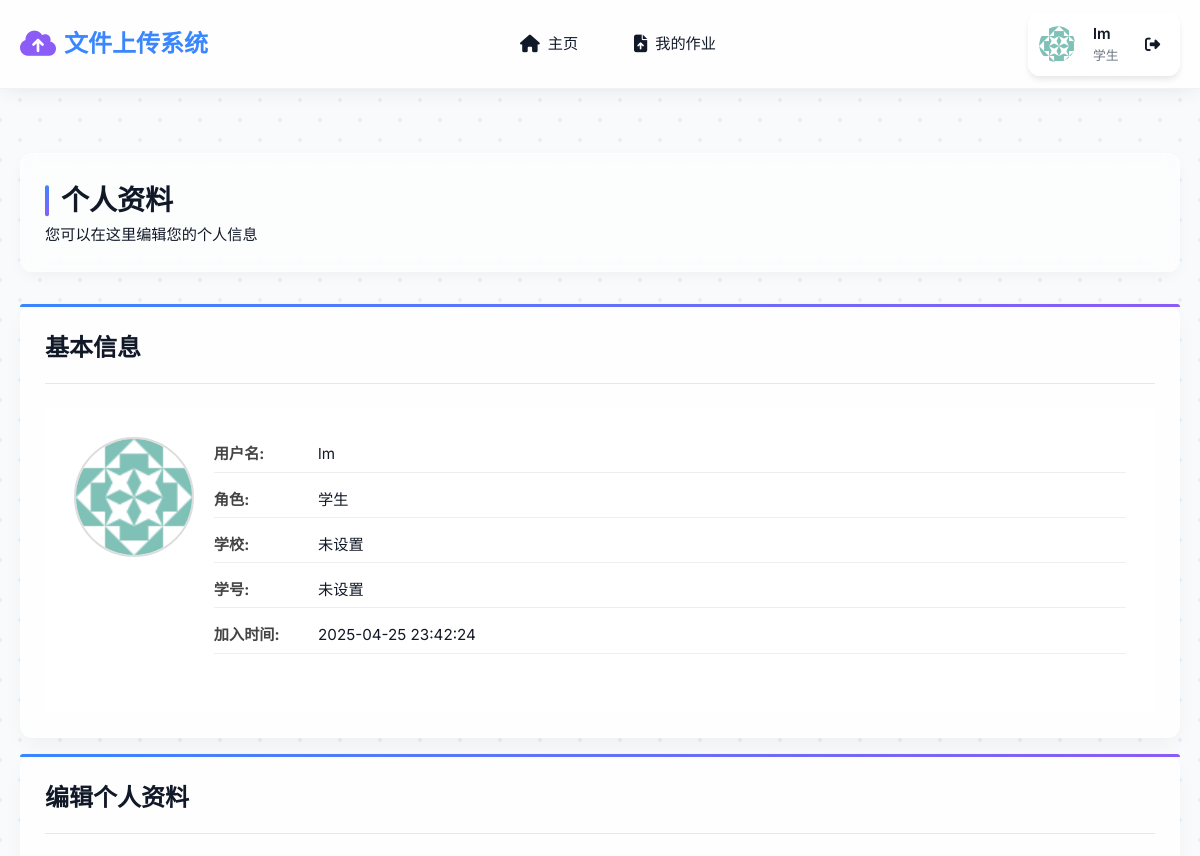
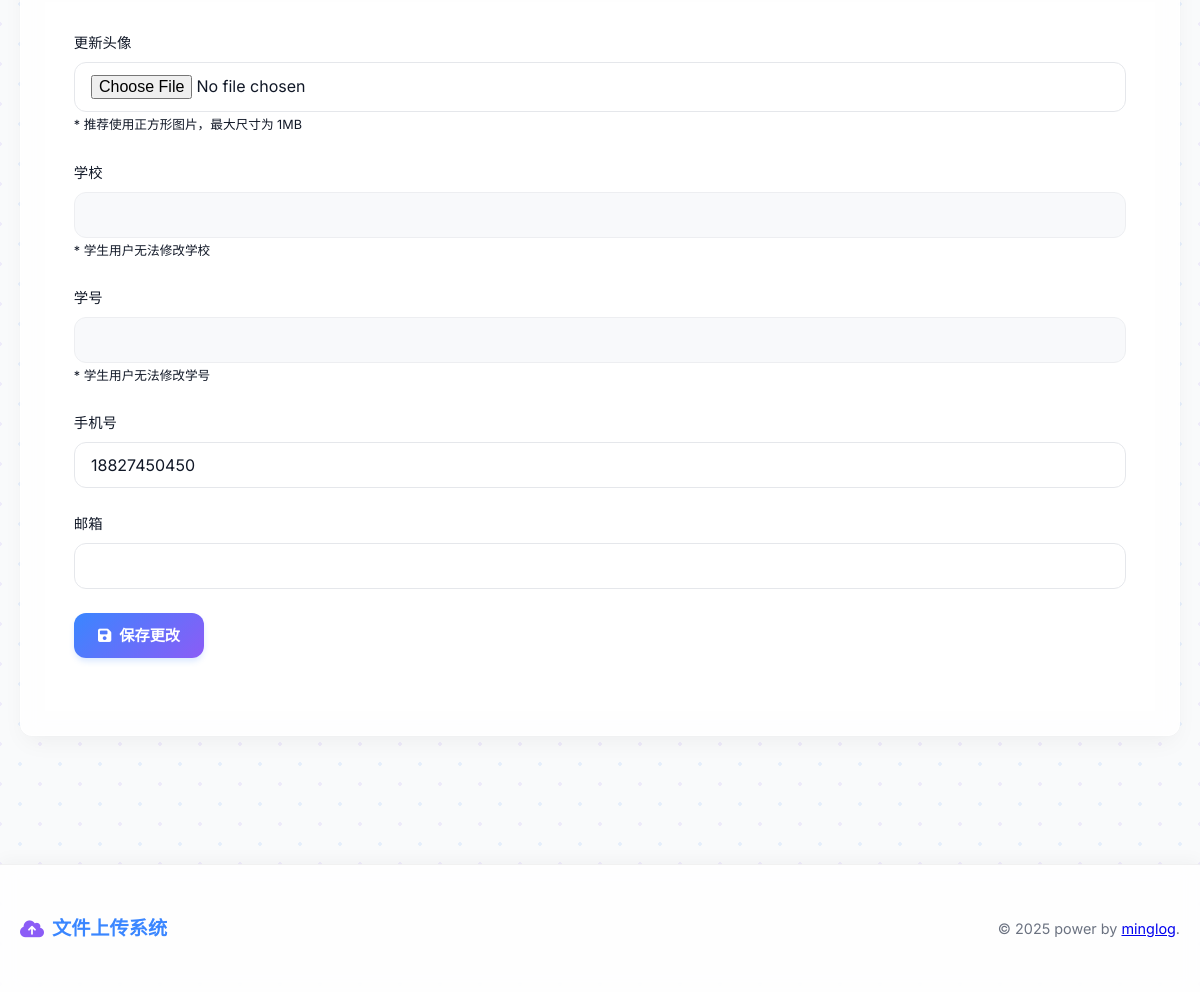
Screenshot of /admin/profile (signed in) with the database file from the repository (2 pictures, top to bottom).
### app/models/models.py (models this page shows)
class User(Base):
    __tablename__ = "users"
    id = Column(Integer, primary_key=True, index=True)
    username = Column(String, unique=True, index=True)
    hashed_password = Column(String)
    role = Column(String)  # admin, teacher, student
    created_at = Column(DateTime, default=datetime.datetime.now)
    avatar = Column(String, nullable=True)  # 用户头像路径
    organization = Column(String, nullable=True)  # 工作/学习单位
    id_number = Column(String, nullable=True)  # 学号/工号
    phone = Column(String, nullable=True)  # 手机号
    email = Column(String, nullable=True)  # 邮箱
    first_login = Column(Integer, default=1)  # 1表示首次登录，需要修改密码，0表示非首次登录
    classes = relationship("Class", secondary=class_student_association, back_populates="students")
    teacher_classes = relationship("Class", back_populates="teacher")
    assignments = relationship("Assignment", back_populates="teacher")
    submissions = relationship("Submission", back_populates="student")

### app/routers/users.py (the view)
@router.get("/profile", response_class=HTMLResponse, name="profile")
async def profile_page(
    request: Request,
    current_user: User = Depends(get_current_user)
):
    return templates.TemplateResponse(
        "profile.html",
        {"request": request, "user": current_user}
    )

### templates/profile.html (shortened to what this page needs)
{% extends "layout.html" %}
{% block content %}
<div class="page-header">
    <h1>个人资料</h1>
    <p>您可以在这里编辑您的个人信息</p>
</div>
<div class="card">
    <div class="card-header">
        <h2>基本信息</h2>
    </div>
    <div class="card-body">
        <div class="profile-content">
            <div class="profile-avatar">
                <img src="{{ url_for('static', path=user.avatar if user.avatar else '/images/avatar.png') }}" alt="用户头像" class="avatar-preview">
            </div>
            <div class="profile-details">
                <div class="user-info-item">
                    <strong>用户名:</strong> {{ user.username }}
                </div>
                <div class="user-info-item">
                    <strong>角色:</strong> {{ user.role|replace('admin', '管理员')|replace('teacher', '教师')|replace('student', '学生') }}
                </div>
                <div class="user-info-item">
                    {% if user.role == 'student' %}
                    <strong>学校:</strong> {{ user.organization or '未设置' }}
                    {% else %}
                    <strong>工作单位:</strong> {{ user.organization or '未设置' }}
                    {% endif %}
                </div>
                <div class="user-info-item">
                    {% if user.role == 'student' %}
                    <strong>学号:</strong> {{ user.id_number or '未设置' }}
                    {% else %}
                    <strong>工号:</strong> {{ user.id_number or '未设置' }}
                    {% endif %}
                </div>
                <div class="user-info-item">
                    <strong>加入时间:</strong> {{ user.created_at.strftime('%Y-%m-%d %H:%M:%S') }}
                </div>
            </div>
        </div>
    </div>
</div>
<div class="card">
    <div class="card-header">
        <h2>编辑个人资料</h2>
    </div>
    <div class="card-body">
        <form action="{{ url_for('update_profile') }}" method="post" enctype="multipart/form-data" class="needs-validation">
            <div class="form-group">
                <label for="avatar">更新头像</label>
                <input type="file" id="avatar" name="avatar" accept="image/*">
                <small class="text-muted">* 推荐使用正方形图片，最大尺寸为 1MB</small>
            </div>
            <div class="form-group">
                <label for="organization">
                    {% if user.role == 'student' %}学校{% else %}工作单位{% endif %}
                </label>
                <input type="text" id="organization" name="organization" value="{{ user.organization or '' }}" {% if user.role == 'student' %}readonly{% endif %}>
                {% if user.role == 'student' %}
                <small class="text-muted">* 学生用户无法修改学校</small>
                {% endif %}
            </div>
            <div class="form-group">
                <label for="id_number">
                    {% if user.role == 'student' %}学号{% else %}工号{% endif %}
                </label>
                <input type="text" id="id_number" name="id_number" value="{{ user.id_number or '' }}" {% if user.role == 'student' %}readonly{% endif %}>
                {% if user.role == 'student' %}
                <small class="text-muted">* 学生用户无法修改学号</small>
                {% endif %}
            </div>
            <div class="form-group">
                <label for="phone">手机号</label>
                <input type="tel" id="phone" name="phone" value="{{ user.phone or '' }}">
            </div>
            <div class="form-group">
                <label for="email">邮箱</label>
                <input type="email" id="email" name="email" value="{{ user.email or '' }}">
            </div>
            <div class="form-group">
                <button type="submit" class="btn btn-primary"><i class="fas fa-save"></i> 保存更改</button>
            </div>
        </form>
    </div>
</div>
{% endblock %}

### templates/layout.html (shortened to what this page needs)
<!DOCTYPE html>
<html lang="zh-CN">
<head>
    <link rel="stylesheet" href="https://cdnjs.cloudflare.com/ajax/libs/font-awesome/6.4.0/css/all.min.css">
    <link rel="stylesheet" href="{{ url_for('static', path='/css/style.css') }}">
</head>
<body>
    <header>
        <div class="container">
            <div class="navbar">
                <a href="/dashboard" class="logo">
                    <i class="fas fa-cloud-upload-alt"></i>
                    <span>文件上传系统</span>
                </a>
                <nav class="nav-links-container">
                    <ul class="nav-links">
                        <li><a href="{{ url_for('dashboard') }}" class="{{ 'active' if request.url.path == '/dashboard' }}"><i class="fas fa-home"></i> 主页</a></li>
                        {% if user.role == 'student' %}
                        <li><a href="{{ url_for('my_assignments') }}" class="{{ 'active' if request.url.path == '/my-assignments' }}"><i class="fas fa-file-upload"></i> 我的作业</a></li>
                        {% endif %}
                    </ul>
                </nav>
                <div class="user-info">
                    <div class="user-avatar dropdown" id="userAvatarDropdown">
                        <img src="{{ url_for('static', path=user.avatar if user.avatar else '/images/avatar.png') }}" alt="用户头像" class="avatar-toggle" id="avatarToggle">
                    </div>
                    <div class="user-details">
                        <span class="user-name">{{ user.username }}</span>
                        <span class="user-role">{{ user.role|replace('admin', '管理员')|replace('teacher', '教师')|replace('student', '学生') }}</span>
                    </div>
                    <a href="{{ url_for('logout') }}" class="logout-btn" title="退出登录"><i class="fas fa-sign-out-alt"></i></a>
                </div>
            </div>
        </div>
    </header>
    <div class="main-content">
        <div class="container">
            <div class="content-wrapper">
                {% block content %}{% endblock %}
            </div>
        </div>
    </div>
    <footer>
        <div class="container">
            <div class="footer-content">
                <div class="footer-logo">
                    <i class="fas fa-cloud-upload-alt"></i>
                    <span>文件上传系统</span>
                </div>
                <p class="copyright">&copy; 2025 power by <a href="https://minglog.cn">minglog</a>.</p>
            </div>
        </div>
    </footer>
</body>
</html>

### rows the page displays
User: username "lm", role "学生", organization "未设置", id_number "未设置", created_at "2025-04-25 23:42:24", phone "18827450450"
